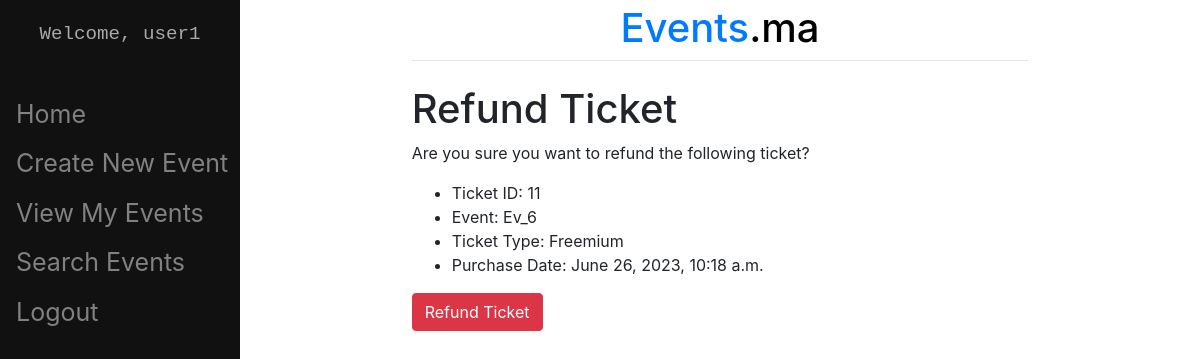
The page /event/4/refund_ticket/ (signed in) on the database its author committed.
### main/models.py (models this page shows, shortened)
class CustomUser(AbstractUser):
    USER_TYPE_CHOICES = (
        ('admin', 'Admin'),
        ('organizer', 'Organizer'),
        ('user', 'User'),
    )
    user_type = models.CharField(max_length=20, choices=USER_TYPE_CHOICES)
    def is_admin(self):
        return self.user_type == 'admin'
    def is_organizer(self):
        return self.user_type == 'organizer'
    def is_user(self):
        return self.user_type == 'user'

class Ticket(models.Model):
    event = models.ForeignKey(Event, on_delete=models.CASCADE, related_name='tickets')
    ticket_type = models.ForeignKey(TicketType, on_delete=models.CASCADE)
    owner = models.ForeignKey(User, on_delete=models.CASCADE, null=True, blank=True)
    purchase_date = models.DateTimeField(auto_now_add=True)

class Event(models.Model):
    STATUS_CHOICES = (
        ('pending', 'Pending'),
        ('approved', 'Approved'),
        ('finished', 'Finished'),
    )
    image = models.ImageField(upload_to='event_images/', null=True, blank=True)
    title = models.CharField(max_length=200)
    description = models.TextField()
    start_time = models.DateTimeField()
    end_time = models.DateTimeField()
    location = models.CharField(max_length=200)
    organizer = models.ForeignKey(User, on_delete=models.CASCADE, related_name="event", null=True)
    status = models.CharField(max_length=20, choices=STATUS_CHOICES, default='pending')

class TicketType(models.Model):
    name = models.CharField(max_length=100)
    price = models.DecimalField(max_digits=8, decimal_places=2)
    event = models.ForeignKey(
        Event,
        on_delete=models.CASCADE,
        related_name="ticket_types"
    )
    num_tickets_issued = models.IntegerField(default=0)

### main/views.py (the view)
# urls.py: path('event/<int:event_id>/refund_ticket/', views.refund_ticket, name='refund_ticket'),
@login_required(login_url='login')
def refund_ticket(request, event_id):
    event = Event.objects.get(id=event_id)
    if not request.user.is_authenticated or not request.user.is_user:
        return clear_and_redirect(request, '/event/view/')
    ticket = Ticket.objects.filter(event=event, owner=request.user).first()
    if not ticket:
        return clear_and_redirect(request, '/event/view/')
    if request.method == 'POST':
        ticket.delete()
        return clear_and_redirect(request, '/event/view/')
    return render(request, 'refund_ticket.html', {'ticket': ticket})

### main/templates/refund_ticket.html (shortened to what this page needs)
{% extends 'main/base.html' %}
{% block content %}
    <h1>Refund Ticket</h1>
    {% if ticket %}
        <p>Are you sure you want to refund the following ticket?</p>
        <ul>
            <li>Ticket ID: {{ ticket.id }}</li>
            <li>Event: {{ ticket.event.title }}</li>
            <li>Ticket Type: {{ ticket.ticket_type.name }}</li>
            <li>Purchase Date: {{ ticket.purchase_date }}</li>
        </ul>
        <form method="POST">
            <button type="submit" class="btn btn-danger">Refund Ticket</button>
        </form>
    {% else %}
        <p>No ticket found for refund.</p>
    {% endif %}
{% endblock %}

### main/templates/main/base.html (shortened to what this page needs)
<!doctype html>
<html>
    <head>
        <link rel="stylesheet" href="https://stackpath.bootstrapcdn.com/bootstrap/4.3.1/css/bootstrap.min.css">
    </head>
    <body class="smooth-transition">
        <nav class="sidenav">
            {% if user.is_authenticated %}
                <p class="text-center user non-selectable">Welcome, {{ user.username }}</p>
            {% else %}
                <p class="text-center user non-selectable">You are browsing anonymously</p>
            {% endif %}
            <hr class="mt-1 mb-4">
            <a href="/">Home</a>
            {% if user.is_authenticated and user.is_organizer %}
                <a href="/event/create">Create New Event</a>
                <a href="/event/view">View My Events</a>
            {% endif %}
            <a href="/event/search">Search Events</a>
            {% if user.is_authenticated %}
                <a href="/logout">Logout</a>
            {% else %}
                <a href="/login">Login</a>
                <a href="/create_user">Sign Up</a>
            {% endif %}
        </nav>
        <div id="content" name="content" class="main">
            <div class="row justify-content-center">
                <div class="col-8">
                    <a href="/" style="text-decoration: none;"><h1 class="mt-1 text-center"><span style="color: #017aff;">Events</span><span style="color: #000000;">.ma</span></h1></a>
                    <hr class="mt-0 mb-4">
                    {% block content %}
                    {% endblock %}
                </div>
            </div>
        </div>
    </body>
</html>

### main/templates/main/base.html (style rules this page uses)
body { overflow-x: hidden; }
.sidenav { height:100%; width:240px; position: fixed; z-index:1; top:0; left:0; background-color:#111; overflow-x: hidden; padding-top:20px; }
.sidenav a { padding:6px 8px 6px 16px; text-decoration: none; font-size:25px; color: #818181; display:block; }
.main { margin-left:240px; padding: 0px 10px; }
.user { color: #aaa7a7; font-family: 'Courier New', Courier, monospace; font-size: larger; }
.smooth-transition { opacity: 0; transition: opacity 0.3s ease-in-out; }
.smooth-transition.show { opacity: 1; }
.non-selectable { user-select: none; -moz-user-select: none; -webkit-user-select: none; -ms-user-select: none; }

### rows shown on the page
CustomUser: username "user1"
Ticket: id "11", event "Ev_6", ticket_type.name "Freemium", purchase_date "June 26, 2023, 10:18 a.m."
